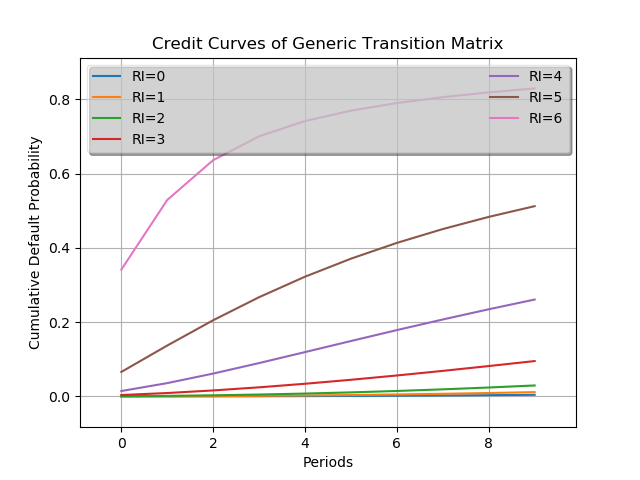

Write the Python code that produced this figure.
# encoding: utf-8

# (c) 2017-2018 Open Risk, all rights reserved
#
# TransitionMatrix is licensed under the Apache 2.0 license a copy of which is included
# in the source distribution of TransitionMatrix. This is notwithstanding any licenses of
# third-party software included in this distribution. You may not use this file except in
# compliance with the License.
#
# Unless required by applicable law or agreed to in writing, software distributed under
# the License is distributed on an "AS IS" BASIS, WITHOUT WARRANTIES OR CONDITIONS OF ANY KIND,
# either express or implied. See the License for the specific language governing permissions and
# limitations under the License.


""" Compute and Visuzalize credit curves

"""

import matplotlib.pyplot as plt
from matplotlib import collections as mc

import transitionMatrix as tm
from datasets import Generic

# Initialize a single period transition matrix
# Generic is a Typical Credit Rating Transition Matrix with sever rating states and one absorbing (Default) state

M = tm.TransitionMatrix(values=Generic)

# The size of the rating scale
Ratings = M.dimension

# The Default (absorbing state)
Default = Ratings - 1


# Lets extend the matrix into ten periods (assume they represent annual intervals)
# We do this using the power method
Periods = 10
T = tm.TransitionMatrixSet(values=M, periods=Periods, method='Power', temporal_type='Cumulative')

# Lets take a look at what we have created
T.print()

# Now lets compute the default curves
# We do this one initial rating state at a time

# For example for the best rating (least likely to default) we obtain
incremental_PD, cumulative_PD, hazard_Rate, survival_Rate = T.default_curves(0)

# Now lets plot a collection of curves for all ratings

curves = []
periods = range(0, Periods)

for ri in range(0, Ratings-1):
    print("RI: ", ri)
    iPD, cPD, hR, sR = T.default_curves(ri)
    # for k in range(0, Periods):
    #     value = cPD[k]
    #     line = [(k, value), (k + 1.0, value)]
    curves.append(cPD)

fig, ax = plt.subplots()
for ri in range(0, Ratings-1):
    ax.plot(periods, curves[ri], label="RI=%d"%(ri,))

ax.autoscale()
ax.margins(0.1)
ax.set_xlabel("Periods")
ax.set_ylabel("Cumulative Default Probability")
ax.grid(True)
plt.title("Credit Curves of Generic Transition Matrix")

leg = plt.legend(loc='best', ncol=2, mode="expand", shadow=True, fancybox=True)
leg.get_frame().set_alpha(0.5)

plt.savefig("credit_curves.png")